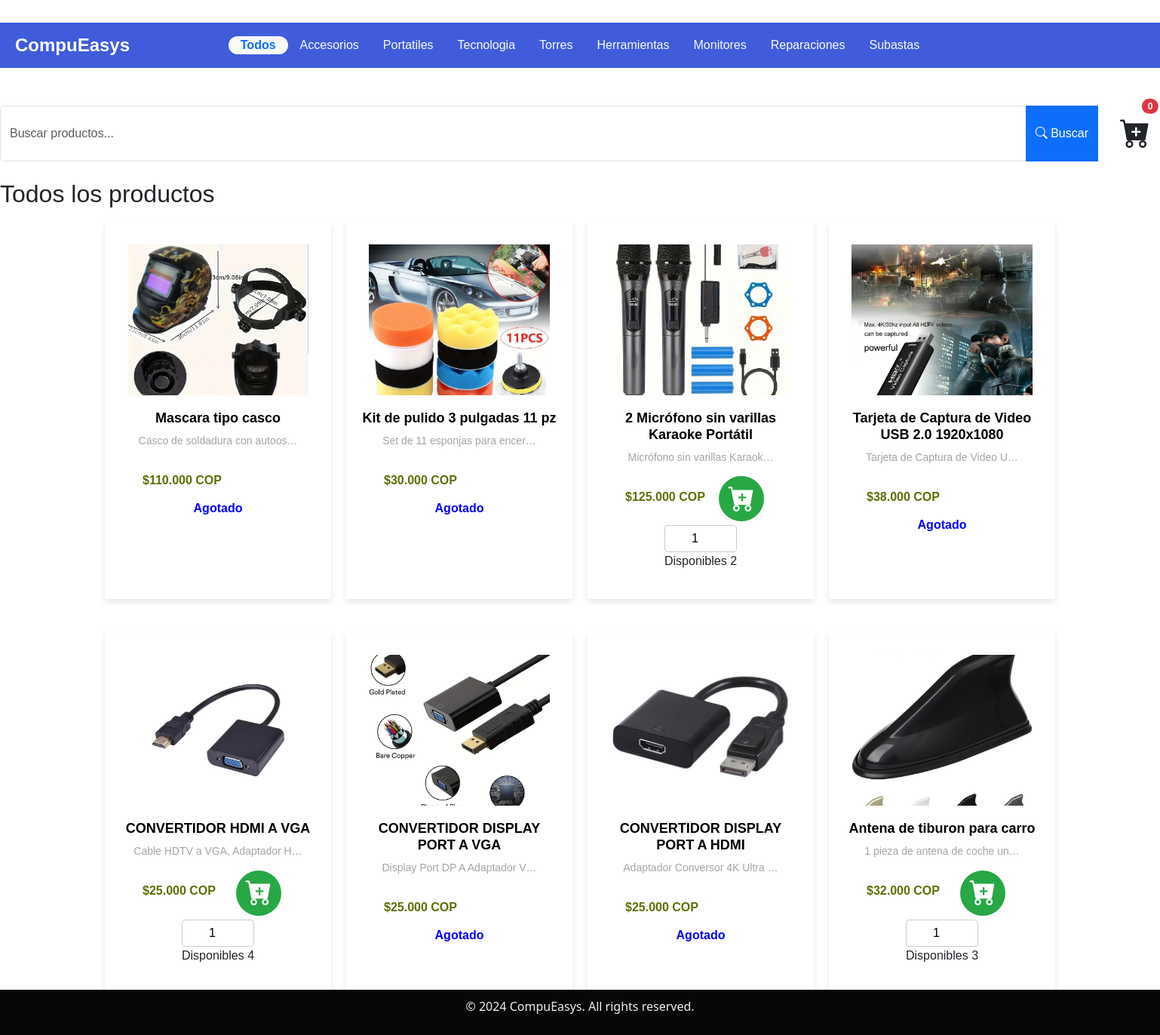
/store/, run on an earlier commit of the app's database.
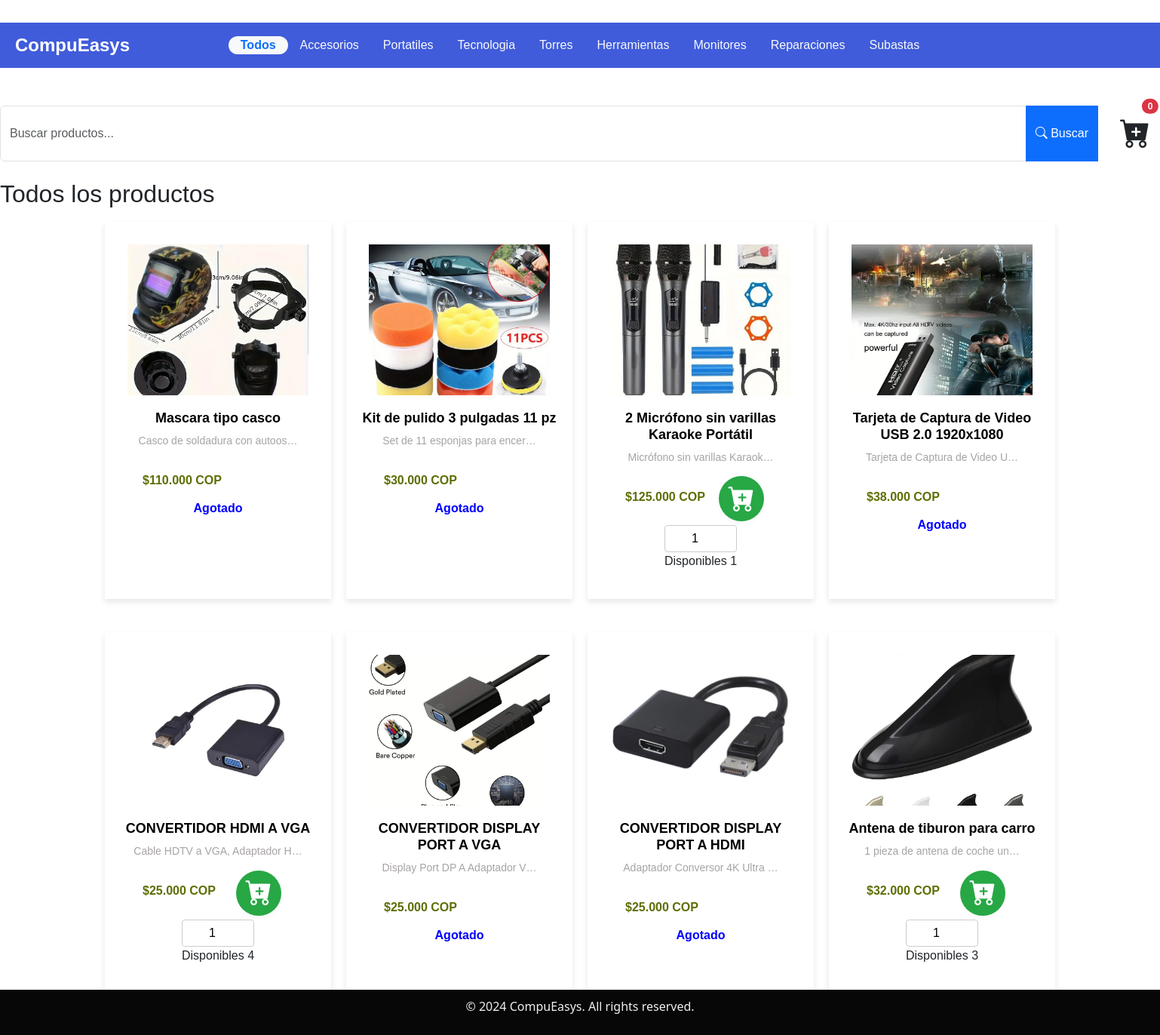
And on a later commit of the database.
### core/models.py (models this page shows, shortened)
class ProductStore(models.Model):
    name = models.CharField(max_length=100)
    description = models.TextField()
    price = models.DecimalField(max_digits=10, decimal_places=0)
    stock = models.PositiveIntegerField(default=0)
    category = models.ForeignKey(Category, on_delete=models.CASCADE, related_name='products', null=True, blank=True)
    type = models.ForeignKey(Type, on_delete=models.CASCADE, related_name='products', null=True, blank=True)
    iva = models.DecimalField(max_digits=4, decimal_places=2, default=0.00)
    imagen = models.ImageField(upload_to='images/', height_field=None, width_field=None, max_length=None , blank=True, null=True)
    descuento = models.DecimalField(max_digits=10, decimal_places=2, default=0.00)
    created_at = models.DateTimeField(auto_now_add=True)
    updated_at = models.DateTimeField(auto_now=True)

### core/views.py (the view)
# urls.py: path('store/', store, name='store'),  # Added this line to map the /store URL to the store view
def store(request):
    query = request.GET.get('q', '')
    category_id = request.GET.get('category', '')
    categories = Category.objects.all()
    products = Product.objects.all()
    cart = request.session.get('cart', {})
    cart_count = sum([item['quantity'] if isinstance(item, dict) else item for item in cart.values()])
    if query:
        products = products.filter(name__icontains=query)
    if category_id:
        products = products.filter(category_id=category_id)
    context = {
        'products': products,
        'categories': categories,
        'cart_count': cart_count
        }
    return render(request, 'store.html', context)

### core/templates/store.html (shortened to what the changed rows need)
{% load static %}
{% load humanize %}
<!DOCTYPE html>
<html lang="es">
<head>
    <link rel="stylesheet" href="{% static 'css/store.css' %}">
    <link href="https://cdn.jsdelivr.net/npm/bootstrap@5.3.3/dist/css/bootstrap.min.css" rel="stylesheet">
    <link rel="stylesheet" href="https://cdn.jsdelivr.net/npm/bootstrap-icons@1.11.0/font/bootstrap-icons.css">
    <link rel="stylesheet" href="https://cdnjs.cloudflare.com/ajax/libs/font-awesome/6.0.0-beta3/css/all.min.css">
</head>
<body>
    <main>
        <div class="container1">
            <div class="containerP">
                <div class="slug-categoria">
                    {% if current_category %}
                       <h2 class="category-title">
                          Categoría: {{ current_category.nombre }}
                          <span class="badge bg-secondary ms-2">{{ current_category.slug }}</span>
                        </h2>
                    {% else %}
                          <h2 class="category-title">Todos los productos</h2>
                    {% endif %}
                </div>
                <div class="container_product_all">
                    <div class="row_product_all">
                        {% for product in products %}
                            <div class="container_product mb-4">
                                <a href="{% url 'product_detail' product.id %}">
                                    <div class="card_product">
                                        <img src="{{ product.imagen.url }}" alt="{{ product.name }}">
                                    </div>
                                    <div class="cardbody_product">
                                        <h5 class="title">{{ product.name }}</h5>
                                        <div class="description">{{ product.description|truncatechars:30 }}</div>
                                    </div>
                                    <div class="price">${{ product.price|intcomma }} COP</div>
                                </a>
                                <div class="btnAdd mt-2">
                                    {% if product.stock == 0 %}
                                        <span class="agotado" style="color:blue;font-weight:bold;">Agotado</span>
                                    {% else %}
                                        <form class="btn" method="post" action="{% url 'add_to_cart' product.id %}">
                                            <div>
                                                <input type="number" name="quantity" min="1" max="{{ product.stock }}" value="1" class="quantity-input">
                                            </div>
                                            <span class="ui-pdp-buybox__quantity__selected">Disponibles {{ product.stock }}</span>
                                            <div>
                                                <button type="submit" class="add-to-cart-btn">
                                                    <i class="bi bi-cart-plus-fill"></i>
                                                </button>
                                            </div>
                                        </form>
                                    {% endif %}
                                </div>
                            </div>
                        {% empty %}
                            <p>No hay productos disponibles en este momento.</p>
                        {% endfor %}
                    </div>
                </div>
            </div>
        </div>
    </main>
        {% include 'footer.html' %}
</body>
</html>

What changed in the data, as far as the page shows it:
changed ProductStore "2 Micrófono sin varillas Karaoke Portátil": stock "2" → "1"
